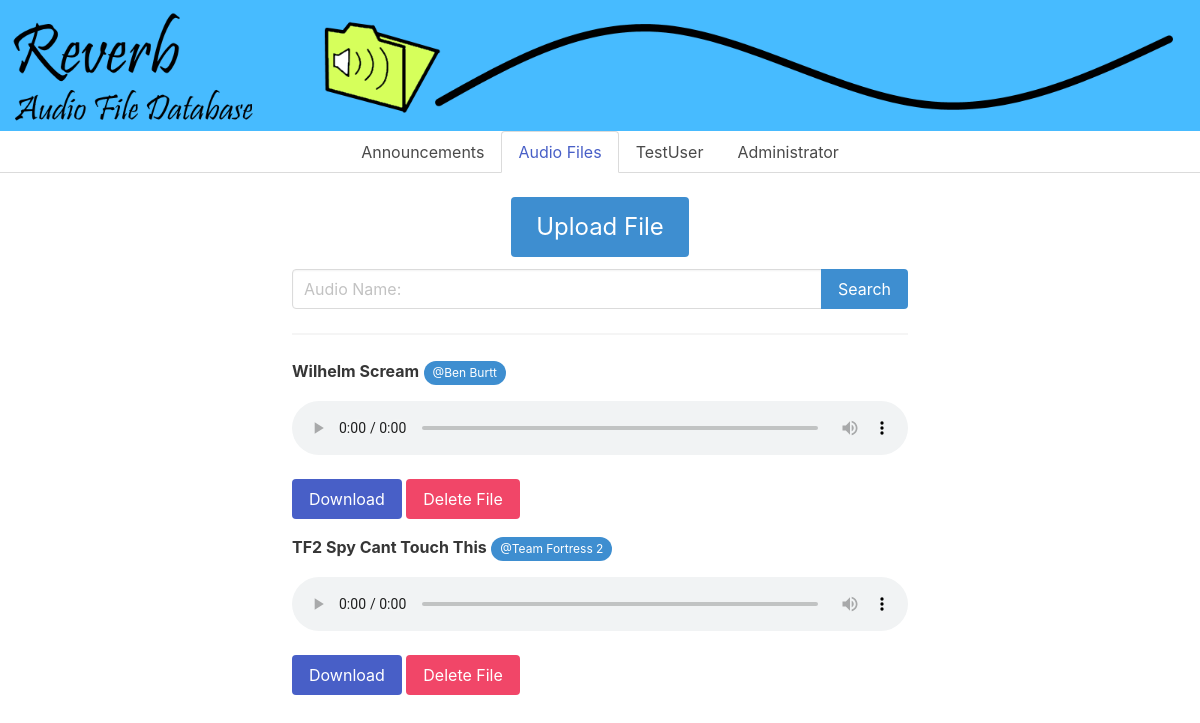
Screenshot of /user/database.php (signed in) with the database file from the repository.
### tables this page shows
CREATE TABLE `audio` (
  `audioID` int(11) NOT NULL,
  `Filename` varchar(255) NOT NULL,
  `Artist` varchar(255) NOT NULL,
  `filePath` varchar(255) NOT NULL
);

### user/database.php (the view, shortened to what this page needs)
<HTML>
	<head>
		<link rel="stylesheet"
		href="https://cdnjs.cloudflare.com/ajax/libs/bulma/0.9.3/css/bulma.min.css">
		<link rel="stylesheet"href="hometemp2.css">
	</head>
	<body>
		<?php include("../shared/header.php"); ?>
		<div class="container">
			<div class="column is-8 is-offset-2">
				<div class="columns is-mobile is-centered">
					<button class="button is-block is-half is-info is-large js-modal-trigger" data-target="modal-js-file-upload"> Upload File </button>
				</div>
				<form method="post">
					<div class="field has-addons">
						<div class="control is-expanded">
							<input class="input" type="text" name ="txtSearch" placeholder="Audio Name:">
						</div>
						<div class="control">
							<button class="button is-info" type="submit" name="btnSearch">
								Search
							</button>
						</div>
					</div>
				</form>
				<hr>
				<tbody id = "userEntries">
					<?php
						if($_SESSION['IsAdmin'] ?? null)
						{
							if($_SESSION['IsAdmin'] == 1)
							{
								if(isset($_POST['btnSearch'])) {
									$conn = new mysqli("localhost", "root", "", "reverb");
									$result=mysqli_query($conn,"SELECT * FROM `audio` WHERE `Filename` LIKE '%" . $_POST['txtSearch'] . "%';");
									while ($row = $result->fetch_assoc()) {
										echo '
										<form action = "" onsubmit="submitForm(this); return false;">
										<input type="hidden" name="ID"        value="' . $row['audioID']  . '">
										<input type="hidden" name="filePath"  value="' . $row['filePath'] . '">
										<article class="media">
											<div class="media-content">
												<div class="content">
												<p>
													<strong>' . $row['Filename'] . '</strong>
													<span class="tag is-rounded is-info"> @' . $row['Artist'] . '</span>
													<br>
												</p>
												<audio controls autostart="0">
													<source src="' . $row['filePath'] . '" type="audio/mpeg">
												</audio>
												<br><br>
												<a download class="button is-link" href="' . $row['filePath'] . '"> Download </a>
												<input class="button is-danger"  type="submit" onclick="clicked=2" value="Delete File"> </input>
												</div>
											</div>
										</article>
										</form>
										';
									}
								}
								else {
									$conn = new mysqli("localhost", "root", "", "reverb");
									$result=mysqli_query($conn,"SELECT * FROM `audio`");
									while ($row = $result->fetch_assoc()) {
										echo '
										<form action = "" onsubmit="submitForm(this); return false;">
										<input type="hidden" name="ID"        value="' . $row['audioID'] . '">
										<input type="hidden" name="filePath"  value="' . $row['filePath'] . '">
										<article class="media">
											<div class="media-content">
												<div class="content">
												<p>
													<strong>' . $row['Filename'] . '</strong>
													<span class="tag is-rounded is-info"> @' . $row['Artist'] . '</span>
													<br>
												</p>
												<audio controls autostart="0">
													<source src="' . $row['filePath'] . '" type="audio/mpeg">
												</audio>
												<br><br>
												<a download class="button is-link" href="' . $row['filePath'] . '"> Download </a>
												<input class="button is-danger"  type="submit" onclick="clicked=2" value="Delete File"> </input>
												</div>
											</div>
										</article>
										</form>
										';
									}
								}
							}
						}
					?>
				</tbody>
			</div>
		</div>
	</body>
</HTML>

### user/hometemp2.css (style rules this page uses)
audio { width: 100% }

### rows the page displays
audio: Filename "Wilhelm Scream", Artist "Ben Burtt"
audio: Filename "TF2 Spy Cant Touch This", Artist "Team Fortress 2"

### other values shown
$_SESSION['username'] "TestUser"
